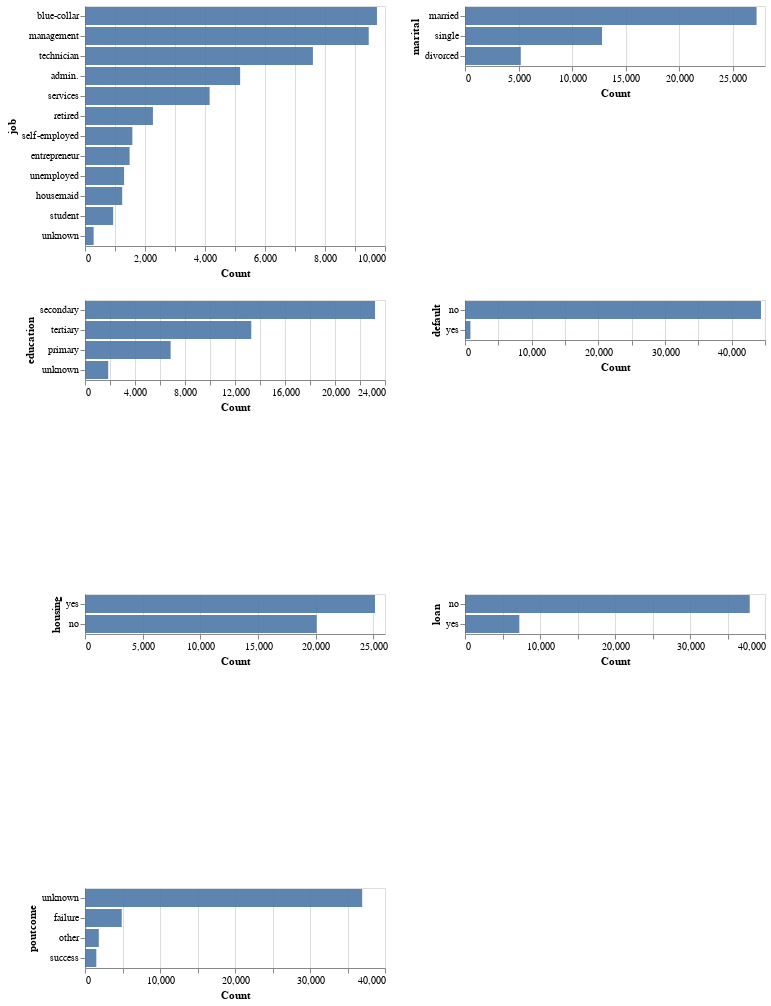
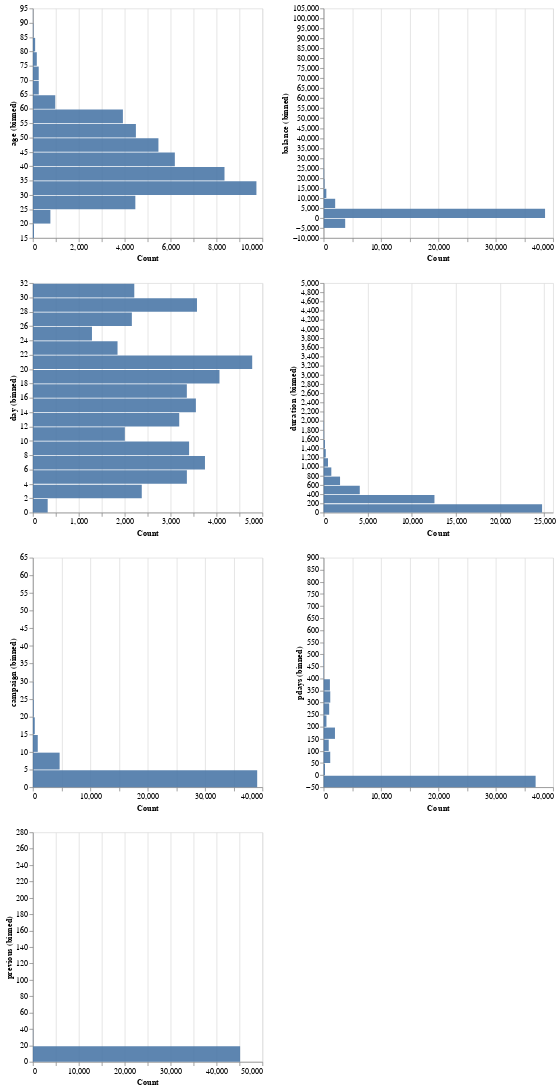

The notebook cell saved with these charts, in order:
### Code cell
display(EDA_plot(df, numeric_cols, categorical_cols))
